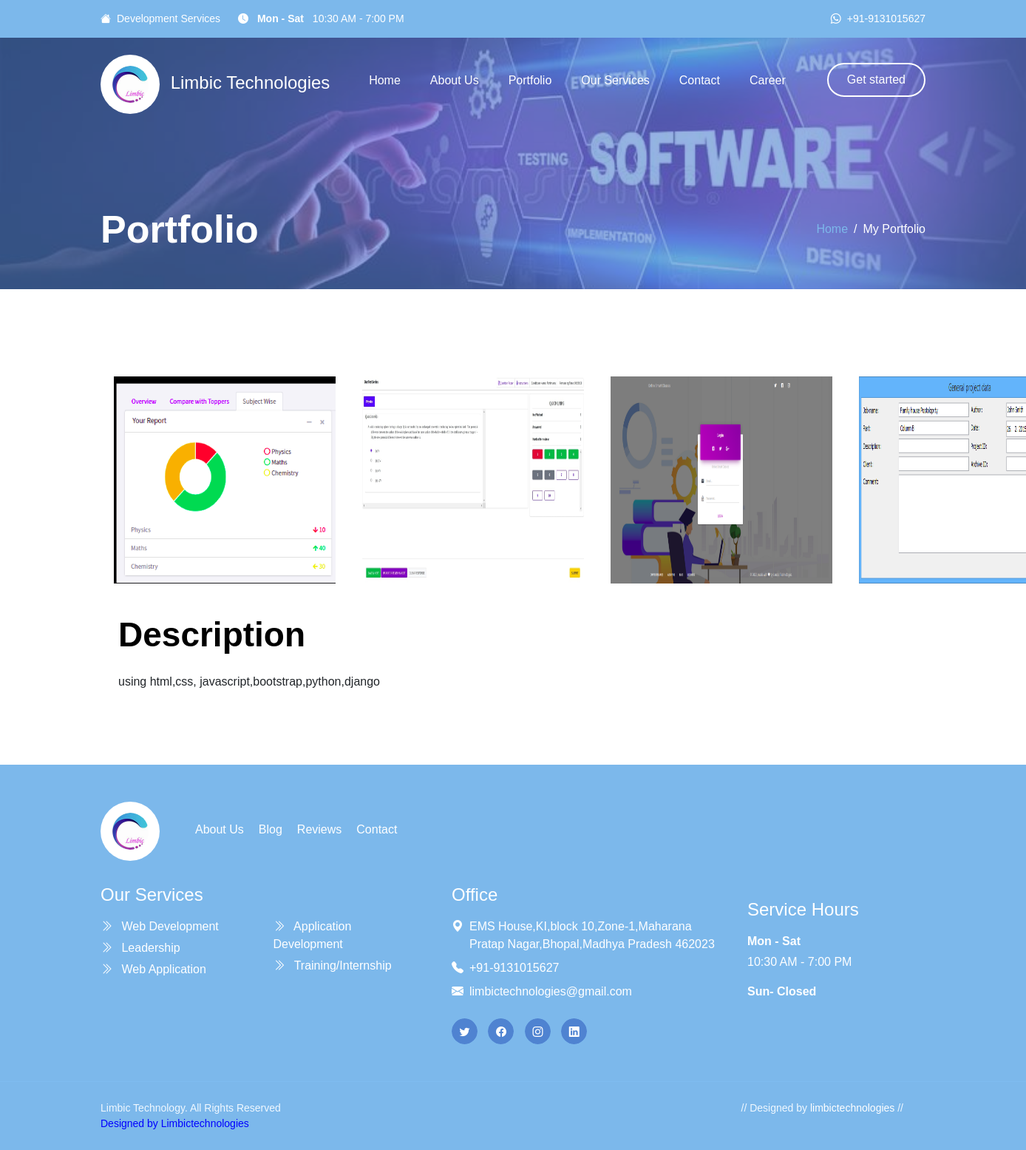
/description/1/, run on the app's committed database.
### movie/models.py (models this page shows)
class portfolio(models.Model):
    title = models.CharField(max_length=100)
    image_path1 = models.CharField(max_length=300)
    image_path2 = models.CharField(max_length=300)
    image_path3 = models.CharField(max_length=300)
    image_path4 = models.CharField(max_length=300)
    image_path5 = models.CharField(max_length=300)
    des = models.TextField(max_length=1000)

### movie/views.py (the view)
# urls.py: path('description/',views.description),
def description(request,id):
    print(id)
    portfolio = Portfolio.objects.get(id=id)
    context = {
        'portfolio' : portfolio
    }
    return render(request,"movie/description.html", context)

### movie/templates/movie/description.html (shortened to what this page needs)
{% load static %}
<!doctype html>
<html lang="en">
<head>
    <link rel="stylesheet" type="text/css" href="{% static 'movie/css/magnific-popup.css' %}">
    <link rel="stylesheet" type="text/css" href="{% static 'movie/css/bootstrap.min.css' %}">
    <link rel="stylesheet" type="text/css" href="{% static 'movie/css/bootstrap-icons.css' %}">
    <link rel="stylesheet" type="text/css" href="{% static 'movie/css/tooplate-clean-work.css' %}">
</head>
<body>
    <header class="site-header">
        <div class="container">
            <div class="row">
                <div class="col-lg-12 col-12 d-flex flex-wrap">
                    <p class="d-flex me-4 mb-0">
                        <i class="bi-house-fill me-2"></i> Development Services
                    </p>
                    <p class="d-flex d-lg-block d-md-block d-none me-4 mb-0">
                        <i class="bi-clock-fill me-2"></i>
                        <strong class="me-2">Mon - Sat</strong> 10:30 AM - 7:00 PM
                    </p>
                    <p class="site-header-icon-wrap text-white d-flex mb-0 ms-auto">
                        <i class="site-header-icon bi-whatsapp me-2"></i>
                        <a href="tel: 110-220-9800" class="text-white">
                            +91-9131015627
                        </a>
                    </p>
                </div>
            </div>
        </div>
    </header>
    <nav class="navbar navbar-expand-lg">
        <div class="container">
            <a class="navbar-brand" href="/index/">
                <img src="{% static 'movie/images/download.jpeg' %}" class="logo img-fluid" alt="">
                <span class="ms-2">Limbic Technologies</span>
            </a>
            <div class="collapse navbar-collapse" id="navbarNav">
                <ul class="navbar-nav ms-auto">
                    <li class="nav-item">
                        <a class="nav-link" href="/index/">Home</a>
                    </li>
                    <li class="nav-item">
                        <a class="nav-link" href="/about/">About Us</a>
                    </li>
                    <li class="nav-item">
                        <a class="nav-link" href="/gallary/">Portfolio</a>
                    </li>
                    <li class="nav-item"><a class="nav-link" style="color: white;" href="/service/">Our Services</a></li>
                    <li class="nav-item">
                        <a class="nav-link" style="color: white;" href="/contact/">Contact</a>
                    </li>
                    <li class="nav-item">
                        <a class="nav-link" style="color: white;" href="/carrier/">Career</a>
                    </li>
                    <li class="nav-item ms-3">
                        <a class="nav-link custom-btn custom-border-btn custom-btn-bg-white btn" href="/index/">Get started</a>
                    </li>
                </ul>
            </div>
        </div>
    </nav>
    <main>
        <section class="banner-section d-flex justify-content-center align-items-end">
            <div class="section-overlay"></div>
            <div class="container">
                <div class="row">
                    <div class="col-lg-7 col-12">
                        <h1 class="text-white mb-lg-0">Portfolio</h1>
                    </div>
                    <div class="col-lg-4 col-12 d-flex justify-content-lg-end align-items-center ms-auto">
                        <nav aria-label="breadcrumb">
                            <ol class="breadcrumb justify-content-center">
                                <li class="breadcrumb-item"><a href="/index/">Home</a></li>
                                <li class="breadcrumb-item active" aria-current="page">My Portfolio </li>
                            </ol>
                        </nav>
                    </div>
                </div>
            </div>
        </section>
        <section class="services-detail-section section-padding">
            <div class="container">
                <div style="display: flex;">
                    <img src=" {% static 'movie/images/' %}{{ portfolio.image_path2 }} " style="margin:8px; padding: 10px;height: 300px; width:320px;">
                    <img src=" {% static 'movie/images/' %}{{ portfolio.image_path3 }} " style="margin: 8px; padding: 10px;height: 300px; width:320px;">
                    <img src=" {% static 'movie/images/' %}{{ portfolio.image_path4 }} " style="margin: 8px; padding: 10px;height: 300px; width:320px;">
                    <img src=" {% static 'movie/images/' %}{{ portfolio.image_path5 }} " style="margin: 8px; padding: 10px;height: 300px; width:320px;">
                </div>
                <div class="col-lg-6 col-12 ">
                    <div class="services-info px-4 pt-4 ">
                        <h2 class="mb-4 "> Description</h2>
                        {{ portfolio.des }}
                    </div>
                </div>
            </div>
        </section>
        <footer class="site-footer ">
            <div class="container ">
                <div class="row ">
                    <div class="col-lg-12 col-12 d-flex align-items-center mb-4 pb-2 ">
                        <div>
                            <img src="{%static 'movie/images/download.jpeg' %} " class="logo img-fluid " alt=" ">
                        </div>
                        <ul class="footer-menu d-flex flex-wrap ms-5 ">
                            <li class="footer-menu-item "><a href="/about/" class="footer-menu-link ">About Us</a></li>
                            <li class="footer-menu-item "><a href="/carrier/" class="footer-menu-link ">Blog</a></li>
                            <li class="footer-menu-item "><a href="/index/" class="footer-menu-link ">Reviews</a></li>
                            <li class="footer-menu-item "><a href="/contact/" class="footer-menu-link ">Contact</a></li>
                        </ul>
                    </div>
                    <div class="col-lg-5 col-12 mb-4 mb-lg-0 ">
                        <h5 class="site-footer-title mb-3 ">Our Services</h5>
                        <ul class="footer-menu ">
                            <li class="footer-menu-item ">
                                <a href="# " class="footer-menu-link ">
                                    <i class="bi-chevron-double-right footer-menu-link-icon me-2 "></i> Web Development
                                </a>
                            </li>
                            <li class="footer-menu-item ">
                                <a href="# " class="footer-menu-link ">
                                    <i class="bi-chevron-double-right footer-menu-link-icon me-2 "></i> Leadership
                                </a>
                            </li>
                            <li class="footer-menu-item ">
                                <a href="# " class="footer-menu-link ">
                                    <i class="bi-chevron-double-right footer-menu-link-icon me-2 "></i> Web Application
                                </a>
                            </li>
                            <li class="footer-menu-item ">
                                <a href="# " class="footer-menu-link ">
                                    <i class="bi-chevron-double-right footer-menu-link-icon me-2 "></i> Application Development
                                </a>
                            </li>
                            <li class="footer-menu-item ">
                                <a href="# " class="footer-menu-link ">
                                    <i class="bi-chevron-double-right footer-menu-link-icon me-2 "></i> Training/Internship
                                </a>
                            </li>
                        </ul>
                    </div>
                    <div class="col-lg-4 col-md-6 col-12 mb-4 mb-lg-0 mb-md-0 ">
                        <h5 class="site-footer-title mb-3 ">Office</h5>
                        <p class="text-white d-flex mt-3 mb-2 ">
                            <i class="bi-geo-alt-fill me-2 "></i>EMS House,KI,block 10,Zone-1,Maharana Pratap Nagar,Bhopal,Madhya Pradesh 462023
                        </p>
                        <p class="text-white d-flex mb-2 ">
                            <i class="bi-telephone-fill me-2 "></i>
                            <a href="tel: 110-220-9800 " class="site-footer-link ">
                            +91-9131015627
                            </a>
                        </p>
                        <p class="text-white d-flex ">
                            <i class="bi-envelope-fill me-2 "></i>
                            <a href="mailto:info@company.com " class="site-footer-link ">
                            limbictechnologies@gmail.com
                            </a>
                        </p>
                        <ul class="social-icon mt-4 ">
                            <li class="social-icon-item ">
                                <a href="# " class="social-icon-link button button--skoll ">
                                    <span class="bi-twitter "></span>
                                </a>
                            </li>
                            <li class="social-icon-item ">
                                <a href="# " class="social-icon-link button button--skoll ">
                                    <span class="bi-facebook "></span>
                                </a>
                            </li>
                            <li class="social-icon-item ">
                                <a href="# " class="social-icon-link button button--skoll ">
                                    <span class="bi-instagram "></span>
                                </a>
                            </li>
                            <li class="social-icon-item ">
                                <a href="# " class="social-icon-link button button--skoll ">
                                    <span class="bi-linkedin "></span>
                                </a>
                            </li>
                        </ul>
                    </div>
                    <div class="col-lg-3 col-md-6 col-6 mt-3 mt-lg-0 mt-md-0 ">
                        <div class="featured-block ">
                            <h5 class="text-white mb-3 ">Service Hours</h5>
                            <strong class="d-block text-white mb-1 ">Mon - Sat</strong>
                            <p class="text-white mb-3 ">10:30 AM - 7:00 PM</p>
                            <strong class="d-block text-white mb-1 ">Sun- Closed</strong>
                        </div>
                    </div>
                </div>
            </div>
            <div class="site-footer-bottom ">
                <div class="container ">
                    <div class="row ">
                        <div class="col-lg-6 col-12 ">
                            <p class="copyright-text mb-0 ">Limbic Technology. All Rights Reserved<br> <span style="color:blue ">Designed by Limbictechnologies</span></p>
                        </div>
                        <div class="col-lg-6 col-12 text-end ">
                            <p class="copyright-text mb-0 ">
                                // Designed by <a href="https://www.tooplate.com " target="_parent ">limbictechnologies</a> //</p>
                        </div>
                    </div>
                </div>
            </div>
        </footer>
</body>
</html>

### data on the page
portfolio: image_path2 (picture), image_path3 (picture), image_path4 (picture), image_path5 (picture), des "using html,css, javascript,bootstrap,python,django"
